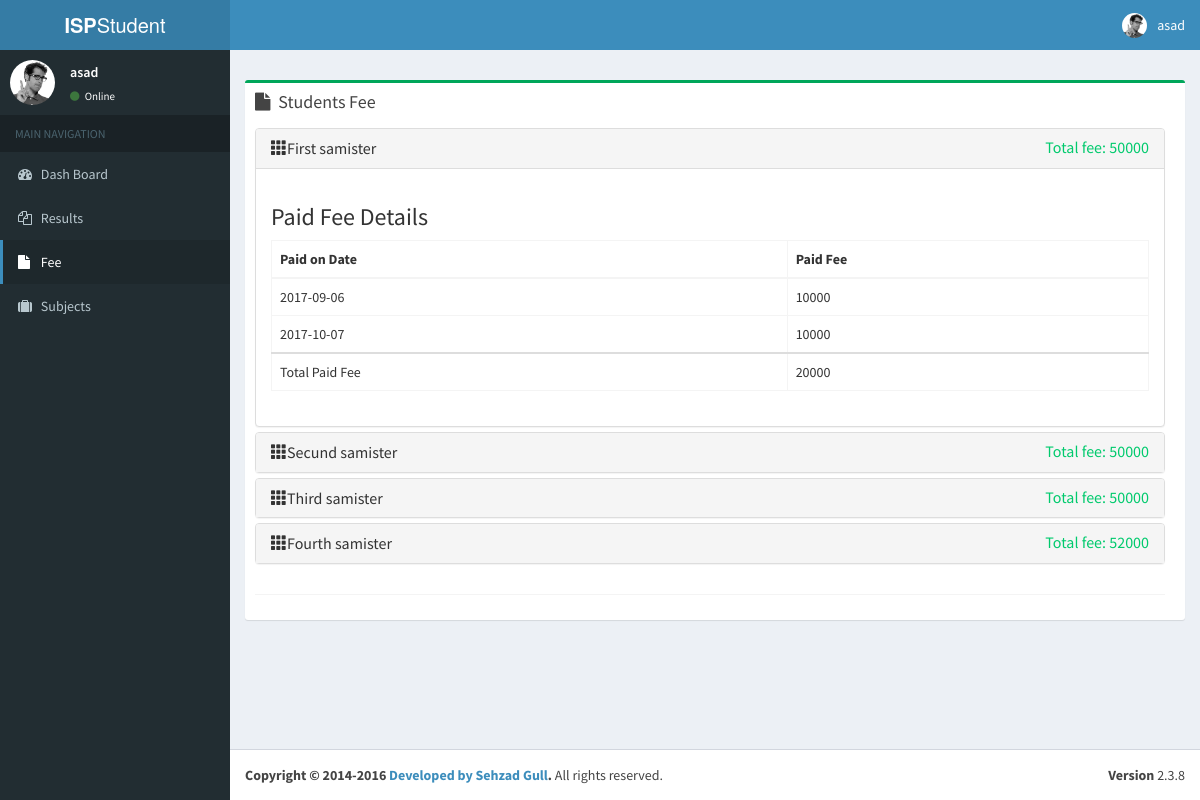
Page /users/fee.php (signed in) on the committed database.
### tables this page shows
CREATE TABLE `students` (
  `id` int(10) UNSIGNED NOT NULL,
  `name` varchar(191) NOT NULL,
  `f_name` varchar(191) NOT NULL,
  `reg_number` varchar(191) NOT NULL,
  `email` varchar(191) NOT NULL,
  `nic` varchar(191) NOT NULL,
  `phone` varchar(191) NOT NULL,
  `cur_samister` int(10) NOT NULL DEFAULT '1',
  `created_at` timestamp NULL DEFAULT NULL,
  `updated_at` timestamp NULL DEFAULT NULL
);

CREATE TABLE `samester` (
  `id` int(10) UNSIGNED NOT NULL,
  `name` varchar(191) NOT NULL,
  `fee` int(10) DEFAULT '50000',
  `created_at` timestamp NULL DEFAULT NULL,
  `updated_at` timestamp NULL DEFAULT NULL
);

CREATE TABLE `stu_fee` (
  `id` int(11) NOT NULL,
  `stu_id` int(10) UNSIGNED NOT NULL,
  `samister_id` int(10) UNSIGNED NOT NULL,
  `month` varchar(20) NOT NULL,
  `amount` varchar(20) NOT NULL,
  `created_at` timestamp NULL DEFAULT CURRENT_TIMESTAMP,
  `updated_at` timestamp NULL DEFAULT NULL ON UPDATE CURRENT_TIMESTAMP
);

### users/fee/index.php (the view, shortened to what this page needs)
<div class="content-wrapper">
  <section class="content-header">
  </section>
  <section class="content">
    <div class="row">
      <section class="col-lg-12 col-md-12">
        <div class="box box-success">
          <div class="box-header">
            <i class="fa fa-file"></i>
            <h3 class="box-title">Students Fee</h3>
          </div>
          <div class="box-body chat" id="chat-box">
            <div class="item">
              <div class="panel-group" id="accordion">
                  <div class="panel panel-default">
                      <div class="panel-heading">
                          <h4 class="panel-title">
                              <a data-toggle="collapse" data-parent="#accordion" href="#collapseOne"><span class="glyphicon glyphicon-th">
                              </span>First samister</a>
                              <div  style="float: right; color: #00ca6d;">
                                  <?php
                                  $q = "SELECT * FROM samester WHERE id = 1 ";
                                  $r = mysqli_query($dbc,$q);
                                  if (mysqli_num_rows($r) <= 0){
                                      echo "<p>Record Empty</p>";
                                  }
                                  else {
                                      $row = $r->fetch_array();
                                      echo "Total fee: ".$row['fee'];
                                  }
                                  ?>
                              </div>
                          </h4>
                      </div>
                      <div id="collapseOne" class="panel-collapse collapse in">
                          <div class="panel-body">
                              <?php
                              if( isset($_SESSION['stu_id']) ) {
                                  $stu_id = $_SESSION['stu_id'];
                                  $q = "SELECT * FROM stu_fee WHERE stu_id = '$stu_id' AND samister_id = 1 ";
                                  $r = mysqli_query($dbc,$q);
                                  if (mysqli_num_rows($r) <= 0){
                                      echo "<p>Record Empty</p>";
                                  }
                                  else {
                                      ?>
                                      <h3>Paid Fee Details</h3>
                                      <table class="table table-hover table-bordered">
                                      <thead>
                                      <tr>
                                          <th>Paid on Date</th>
                                          <th>Paid Fee</th>
                                      </tr>
                                      </thead>
                                  <?php } ?>
                                  <tbody>
                                  <?php $temp =0;
                                  while( $row = $r->fetch_assoc() ) { ?>
                                      <tr>
                                          <td id="stu_name"><?php echo $row['month'];?></td>
                                          <td id="stu_fname"><?php $temp += $row['amount']; echo $row['amount'];?></td>
                                      </tr>
                                  <?php }
                                  ?>
                                  </tbody>
                                  <tr>
                                      <td>Total Paid Fee</td>
                                      <td><?php echo $temp; ?></td>
                                  </tr>
                                  </table>
                              <?php }
                              ?>
                          </div>
                      </div>
                  </div>
                  <div class="panel panel-default">
                      <div class="panel-heading">
                          <h4 class="panel-title">
                              <a data-toggle="collapse" data-parent="#accordion" href="#collapseTwo"><span class="glyphicon glyphicon-th">
                              </span>Secund samister</a>
                              <div  style="float: right; color: #00ca6d;">
                                  <?php
                                  $q = "SELECT * FROM samester WHERE id = 2 ";
                                  $r = mysqli_query($dbc,$q);
                                  if (mysqli_num_rows($r) <= 0){
                                      echo "<p>Record Empty</p>";
                                  }
                                  else {
                                      $row = $r->fetch_array();
                                      echo "Total fee: ".$row['fee'];
                                  }
                                  ?>
                              </div>
                          </h4>
                      </div>
                  </div>
                  <div class="panel panel-default">
                      <div class="panel-heading">
                          <h4 class="panel-title">
                              <a data-toggle="collapse" data-parent="#accordion" href="#collapseThree"><span class="glyphicon glyphicon-th">
                              </span>Third samister</a>
                              <div  style="float: right; color: #00ca6d;">
                                  <?php
                                  $q = "SELECT * FROM samester WHERE id = 3 ";
                                  $r = mysqli_query($dbc,$q);
                                  if (mysqli_num_rows($r) <= 0){
                                      echo "<p>Record Empty</p>";
                                  }
                                  else {
                                      $row = $r->fetch_array();
                                      echo "Total fee: ".$row['fee'];
                                  }
                                  ?>
                              </div>
                          </h4>
                      </div>
                  </div>
                  <div class="panel panel-default">
                      <div class="panel-heading">
                          <h4 class="panel-title">
                              <a data-toggle="collapse" data-parent="#accordion" href="#collapseFour"><span class="glyphicon glyphicon-th">
                              </span>Fourth samister</a>
                              <div  style="float: right; color: #00ca6d;">
                                  <?php
                                  $q = "SELECT * FROM samester WHERE id = 4 ";
                                  $r = mysqli_query($dbc,$q);
                                  if (mysqli_num_rows($r) <= 0){
                                      echo "<p>Record Empty</p>";
                                  }
                                  else {
                                      $row = $r->fetch_array();
                                      echo "Total fee: ".$row['fee'];
                                  }
                                  ?>
                              </div>
                          </h4>
                      </div>
                  </div>
              </div>
            </div>
          <div class="box-footer">
          </div>
        </div>
      </section>
    </div>
  </section>
</div>

### users/tamplates/header.php (shortened to what this page needs)
  <link rel="stylesheet" href="/studentPortel/assets/bootstrap/css/bootstrap.min.css">
  <link rel="stylesheet" href="https://cdnjs.cloudflare.com/ajax/libs/font-awesome/4.5.0/css/font-awesome.min.css">
  <link rel="stylesheet" href="https://cdnjs.cloudflare.com/ajax/libs/ionicons/2.0.1/css/ionicons.min.css">
  <link rel="stylesheet" href="/studentPortel/assets/dist/css/AdminLTE.min.css">
  <link rel="stylesheet" href="/studentPortel/assets/dist/css/skins/_all-skins.min.css">
  <link rel="stylesheet" href="/studentPortel/assets/plugins/bootstrap-wysihtml5/bootstrap3-wysihtml5.min.css">
  <link rel="stylesheet" href="/studentPortel/assets/dist/css/style.css">
  </head>
<div class="wrapper">
  <header class="main-header">
    <a href="/" class="logo">
      <span class="logo-lg"><b>ISP</b>Student</span>
    </a>
    <nav class="navbar navbar-static-top">
        <?php
        if(isset($_SESSION['stu_id']))
        {
            $user_id = $_SESSION['stu_id'];
            $q = "SELECT * FROM students WHERE id = '$user_id' ";
            $r = mysqli_query($dbc,$q);
            $row = $r->fetch_array();
            $name = $row['name'];
        }
        ?>
      <div class="navbar-custom-menu">
        <ul class="nav navbar-nav">
          <li class="dropdown user user-menu">
            <a href="#" class="dropdown-toggle" data-toggle="dropdown">
              <img src="/studentPortel/assets/dist/img/user2-160x160.jpg" class="user-image" alt="User Image">
              <span class="hidden-xs"><?php echo $name?></span>
            </a>
          </li>
        </ul>
      </div>
    </nav>
  </header>
   <?php include('side_bar.php');?>

### users/tamplates/side_bar.php
<?php
   function curPageName() {
     return substr($_SERVER["SCRIPT_NAME"],strrpos($_SERVER["SCRIPT_NAME"],"/")+1);
  }
?>
<?php
if(isset($_SESSION['stu_id']))
{
    $user_id = $_SESSION['stu_id'];
    $q = "SELECT * FROM students WHERE id = '$user_id' ";
    $r = mysqli_query($dbc,$q);
    $row = $r->fetch_array();
    $name = $row['name'];
}
?>
 <aside class="main-sidebar">
    <section class="sidebar">
      <div class="user-panel">
        <div class="pull-left image">
          <img src="/studentPortel/assets/dist/img/user2-160x160.jpg" class="img-circle" alt="User Image">
        </div>
        <div class="pull-left info">
          <p><?php echo $name?></p>
          <a href="#"><i class="fa fa-circle text-success"></i> Online</a>
        </div>
      </div>
      <ul class="sidebar-menu">
        <li class="header">MAIN NAVIGATION</li>
      <?php $curntPage =  curPageName(); if($curntPage == "index.php") { ?>
        <li class="treeview active">
            <a style="pointer-events: none;">
                <i class="fa fa-tachometer"></i> <span>Dash Board</span>
            </a>
            <?php
        } else{?>  <li class="treeview">
              <a href="./">
                  <i class="fa fa-tachometer"></i> <span>Dash Board</span>
              </a>
              <?php }  ?>
        </li>
          <?php $curntPage =  curPageName(); if($curntPage == "results.php") { ?>
        <li class="treeview active">
            <a style="pointer-events: none;">
                <i class="fa fa-files-o"></i> <span>Results</span>
            </a>
            <?php
        } else{?>  <li class="treeview">
              <a href="./results.php">
                  <i class="fa fa-files-o"></i> <span>Results</span>
              </a>
              <?php }  ?>
        </li>
          <?php $curntPage =  curPageName(); if($curntPage == "fee.php") { ?>
        <li class="treeview active">
            <a style="pointer-events: none;">
                <i class="fa fa-file"></i> <span>Fee</span>
            </a>
            <?php
        } else{?>  <li class="treeview">
              <a href="./fee.php">
                  <i class="fa fa-file"></i> <span>Fee</span>
              </a>
              <?php }  ?>
        </li>
     <?php $curntPage =  curPageName(); if($curntPage == "subjects.php") { ?>
        <li class="treeview active">
            <a style="pointer-events: none;">
                <i class="fa fa-suitcase"></i> <span>Subjects</span>
            </a>
            <?php
        } else{?>  <li class="treeview">
              <a href="./subjects.php">
                  <i class="fa fa-suitcase"></i> <span>Subjects</span>
              </a>
              <?php }  ?>
        </li>
      </ul>
    </section>
  </aside>

### rows in the picture
students: name "asad"
samester: fee "50000"
stu_fee: month "2017-09-06", amount "10000"
stu_fee: month "2017-10-07", amount "10000"
samester: fee "50000"
samester: fee "50000"
samester: fee "52000"

### other values in the picture
$temp "20000"
